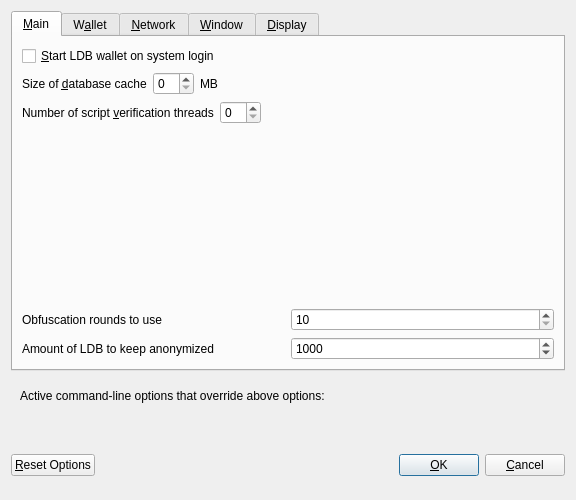
<?xml version="1.0" encoding="UTF-8"?>
<ui version="4.0">
 <class>OptionsDialog</class>
 <widget class="QDialog" name="OptionsDialog">
  <property name="geometry">
   <rect>
    <x>0</x>
    <y>0</y>
    <width>576</width>
    <height>469</height>
   </rect>
  </property>
  <property name="windowTitle">
   <string>Options</string>
  </property>
  <property name="modal">
   <bool>true</bool>
  </property>
  <layout class="QVBoxLayout" name="verticalLayout">
   <item>
    <widget class="QTabWidget" name="tabWidget">
     <property name="currentIndex">
      <number>0</number>
     </property>
     <widget class="QWidget" name="tabMain">
      <attribute name="title">
       <string>&amp;Main</string>
      </attribute>
      <layout class="QVBoxLayout" name="verticalLayout_Main">
       <item>
        <widget class="QCheckBox" name="bitcoinAtStartup">
         <property name="toolTip">
          <string>Automatically start LDB wallet after logging in to the system.</string>
         </property>
         <property name="text">
          <string>&amp;Start LDB wallet on system login</string>
         </property>
        </widget>
       </item>
       <item>
        <layout class="QHBoxLayout" name="horizontalLayout_2_Main">
         <item>
          <widget class="QLabel" name="databaseCacheLabel">
           <property name="text">
            <string>Size of &amp;database cache</string>
           </property>
           <property name="textFormat">
            <enum>Qt::PlainText</enum>
           </property>
           <property name="buddy">
            <cstring>databaseCache</cstring>
           </property>
          </widget>
         </item>
         <item>
          <widget class="QSpinBox" name="databaseCache"/>
         </item>
         <item>
          <widget class="QLabel" name="databaseCacheUnitLabel">
           <property name="text">
            <string>MB</string>
           </property>
           <property name="textFormat">
            <enum>Qt::PlainText</enum>
           </property>
          </widget>
         </item>
         <item>
          <spacer name="horizontalSpacer_2_Main">
           <property name="orientation">
            <enum>Qt::Horizontal</enum>
           </property>
           <property name="sizeHint" stdset="0">
            <size>
             <width>40</width>
             <height>20</height>
            </size>
           </property>
          </spacer>
         </item>
        </layout>
       </item>
       <item>
        <layout class="QHBoxLayout" name="horizontalLayout_3_Main">
         <item>
          <widget class="QLabel" name="threadsScriptVerifLabel">
           <property name="text">
            <string>Number of script &amp;verification threads</string>
           </property>
           <property name="textFormat">
            <enum>Qt::PlainText</enum>
           </property>
           <property name="buddy">
            <cstring>threadsScriptVerif</cstring>
           </property>
          </widget>
         </item>
         <item>
          <widget class="QSpinBox" name="threadsScriptVerif">
           <property name="toolTip">
            <string>(0 = auto, &lt;0 = leave that many cores free)</string>
           </property>
          </widget>
         </item>
         <item>
          <spacer name="horizontalSpacer_3_Main">
           <property name="orientation">
            <enum>Qt::Horizontal</enum>
           </property>
           <property name="sizeHint" stdset="0">
            <size>
             <width>40</width>
             <height>20</height>
            </size>
           </property>
          </spacer>
         </item>
        </layout>
       </item>
       <item>
        <spacer name="verticalSpacer_2">
         <property name="orientation">
          <enum>Qt::Vertical</enum>
         </property>
         <property name="sizeHint" stdset="0">
          <size>
           <width>20</width>
           <height>40</height>
          </size>
         </property>
        </spacer>
       </item>
       <item>
        <layout class="QHBoxLayout" name="horizontalLayout_3">
         <item>
          <widget class="QLabel" name="percentage_label">
           <property name="toolTip">
            <string>This setting determines the amount of individual masternodes that an input will be anonymized through.&lt;br/&gt;More rounds of anonymization gives a higher degree of privacy, but also costs more in fees.</string>
           </property>
           <property name="text">
            <string>Obfuscation rounds to use</string>
           </property>
          </widget>
         </item>
         <item>
          <widget class="QSpinBox" name="obfuscationRounds">
           <property name="minimum">
            <number>10</number>
           </property>
           <property name="maximum">
            <number>100</number>
           </property>
          </widget>
         </item>
        </layout>
       </item>
       <item>
        <layout class="QHBoxLayout" name="horizontalLayout">
         <item>
          <widget class="QLabel" name="label_2">
           <property name="toolTip">
            <string>This amount acts as a threshold to turn off Obfuscation once it's reached.</string>
           </property>
           <property name="statusTip">
            <string notr="true"/>
           </property>
           <property name="whatsThis">
            <string notr="true"/>
           </property>
           <property name="accessibleName">
            <string notr="true"/>
           </property>
           <property name="accessibleDescription">
            <string notr="true"/>
           </property>
           <property name="text">
            <string>Amount of LDB to keep anonymized</string>
           </property>
          </widget>
         </item>
         <item>
          <widget class="QSpinBox" name="anonymizePhc">
           <property name="minimum">
            <number>100</number>
           </property>
           <property name="maximum">
            <number>100000</number>
           </property>
           <property name="singleStep">
            <number>100</number>
           </property>
           <property name="value">
            <number>1000</number>
           </property>
          </widget>
         </item>
        </layout>
       </item>
      </layout>
     </widget>
     <widget class="QWidget" name="tabWallet">
      <attribute name="title">
       <string>W&amp;allet</string>
      </attribute>
      <layout class="QVBoxLayout" name="verticalLayout_Wallet">
       <item>
        <widget class="QGroupBox" name="groupBox">
         <property name="title">
          <string>Expert</string>
         </property>
         <layout class="QVBoxLayout" name="verticalLayout_2">
          <item>
           <widget class="QCheckBox" name="coinControlFeatures">
            <property name="toolTip">
             <string>Whether to show coin control features or not.</string>
            </property>
            <property name="text">
             <string>Enable coin &amp;control features</string>
            </property>
           </widget>
          </item>
          <item>
           <widget class="QCheckBox" name="showMasternodesTab">
            <property name="toolTip">
             <string>Show additional tab listing all your masternodes in first sub-tab&lt;br/&gt;and all masternodes on the network in second sub-tab.</string>
            </property>
            <property name="text">
             <string>Show Masternodes Tab</string>
            </property>
           </widget>
          </item>
          <item>
           <widget class="QCheckBox" name="spendZeroConfChange">
            <property name="toolTip">
             <string>If you disable the spending of unconfirmed change, the change from a transaction&lt;br/&gt;cannot be used until that transaction has at least one confirmation.&lt;br/&gt;This also affects how your balance is computed.</string>
            </property>
            <property name="text">
             <string>&amp;Spend unconfirmed change</string>
            </property>
           </widget>
          </item>
         </layout>
        </widget>
       </item>
       <item>
        <widget class="QGroupBox" name="stakeThresholdGroupBox">
         <property name="title">
          <string>Stake split threshold</string>
         </property>
         <layout class="QHBoxLayout" name="stakeThresholdHLayout">
          <property name="leftMargin">
           <number>9</number>
          </property>
          <property name="topMargin">
           <number>11</number>
          </property>
          <property name="rightMargin">
           <number>9</number>
          </property>
          <property name="bottomMargin">
           <number>9</number>
          </property>
          <item>
           <widget class="QLabel" name="stakeThresholdLabel">
            <property name="text">
             <string>Threshold value:</string>
            </property>
           </widget>
          </item>
          <item>
           <widget class="QSlider" name="stakeThresholdSlider">
            <property name="minimum">
             <number>1</number>
            </property>
            <property name="maximum">
             <number>2000</number>
            </property>
            <property name="orientation">
             <enum>Qt::Horizontal</enum>
            </property>
           </widget>
          </item>
          <item>
           <widget class="QSpinBox" name="stakeThresholdEdit">
            <property name="minimum">
             <number>1</number>
            </property>
            <property name="maximum">
             <number>2000</number>
            </property>
           </widget>
          </item>
         </layout>
        </widget>
       </item>
       <item>
        <widget class="QGroupBox" name="autoCombineGroupBox">
         <property name="title">
          <string>Autocombine reward</string>
         </property>
         <layout class="QVBoxLayout" name="verticalLayout_3">
          <property name="leftMargin">
           <number>9</number>
          </property>
          <property name="topMargin">
           <number>11</number>
          </property>
          <property name="rightMargin">
           <number>9</number>
          </property>
          <property name="bottomMargin">
           <number>9</number>
          </property>
          <item>
           <widget class="QCheckBox" name="autoCombineCheckBox">
            <property name="text">
             <string>Enable autocombine rewards</string>
            </property>
           </widget>
          </item>
          <item>
           <widget class="QFrame" name="autoCombineFrame">
            <layout class="QHBoxLayout" name="horizontalLayout_2">
             <property name="leftMargin">
              <number>0</number>
             </property>
             <property name="topMargin">
              <number>0</number>
             </property>
             <property name="rightMargin">
              <number>0</number>
             </property>
             <property name="bottomMargin">
              <number>0</number>
             </property>
             <item>
              <layout class="QGridLayout" name="autoCombineGrid">
               <item row="0" column="1">
                <widget class="QSlider" name="autoCombineSlider">
                 <property name="minimum">
                  <number>0</number>
                 </property>
                 <property name="maximum">
                  <number>5000</number>
                 </property>
                 <property name="orientation">
                  <enum>Qt::Horizontal</enum>
                 </property>
                </widget>
               </item>
               <item row="0" column="2">
                <widget class="QSpinBox" name="autoCombineEdit">
                 <property name="minimum">
                  <number>0</number>
                 </property>
                 <property name="maximum">
                  <number>5000</number>
                 </property>
                </widget>
               </item>
               <item row="0" column="0">
                <widget class="QLabel" name="autoCombineLabel">
                 <property name="toolTip">
                  <string>Combine outputs, within the same address, to the setting value. A standard transaction will be created, one combine operation on each chain block.</string>
                 </property>
                 <property name="text">
                  <string>Autocombine value:</string>
                 </property>
                 <property name="alignment">
                  <set>Qt::AlignRight|Qt::AlignTrailing|Qt::AlignVCenter</set>
                 </property>
                </widget>
               </item>
               <item row="1" column="0">
                <widget class="QLabel" name="autoCombineLimitLabel">
                 <property name="toolTip">
                  <string>Do not affect the inputs with the number of confirmations over the limit ( 0 = disabled, confirmations are not checked )</string>
                 </property>
                 <property name="text">
                  <string>Confirmations limit:</string>
                 </property>
                 <property name="alignment">
                  <set>Qt::AlignRight|Qt::AlignTrailing|Qt::AlignVCenter</set>
                 </property>
                </widget>
               </item>
               <item row="1" column="1">
                <widget class="QSlider" name="autoCombineLimitSlider">
                  <property name="minimum">
                   <number>0</number>
                  </property>
                  <property name="maximum">
                   <number>5000</number>
                  </property>
                 <property name="orientation">
                  <enum>Qt::Horizontal</enum>
                 </property>
                </widget>
               </item>
               <item row="1" column="2">
                <widget class="QSpinBox" name="autoCombineLimitEdit">
                  <property name="minimum">
                   <number>0</number>
                  </property>
                  <property name="maximum">
                   <number>5000</number>
                  </property>
                </widget>
               </item>
              </layout>
             </item>
            </layout>
           </widget>
          </item>
         </layout>
        </widget>
       </item>
       <item>
        <spacer name="verticalSpacer_Wallet">
         <property name="orientation">
          <enum>Qt::Vertical</enum>
         </property>
         <property name="sizeHint" stdset="0">
          <size>
           <width>20</width>
           <height>40</height>
          </size>
         </property>
        </spacer>
       </item>
      </layout>
     </widget>
     <widget class="QWidget" name="tabNetwork">
      <attribute name="title">
       <string>&amp;Network</string>
      </attribute>
      <layout class="QVBoxLayout" name="verticalLayout_Network">
       <item>
        <widget class="QCheckBox" name="mapPortUpnp">
         <property name="toolTip">
          <string>Automatically open the LDB client port on the router. This only works when your router supports UPnP and it is enabled.</string>
         </property>
         <property name="text">
          <string>Map port using &amp;UPnP</string>
         </property>
        </widget>
       </item>
       <item>
        <widget class="QCheckBox" name="allowIncoming">
         <property name="toolTip">
          <string>Accept connections from outside</string>
         </property>
         <property name="text">
          <string>Allow incoming connections</string>
         </property>
        </widget>
       </item>
       <item>
        <widget class="QCheckBox" name="connectSocks">
         <property name="toolTip">
          <string>Connect to the LDB network through a SOCKS5 proxy.</string>
         </property>
         <property name="text">
          <string>&amp;Connect through SOCKS5 proxy (default proxy):</string>
         </property>
        </widget>
       </item>
       <item>
        <layout class="QHBoxLayout" name="horizontalLayout_1_Network">
         <item>
          <widget class="QLabel" name="proxyIpLabel">
           <property name="text">
            <string>Proxy &amp;IP:</string>
           </property>
           <property name="textFormat">
            <enum>Qt::PlainText</enum>
           </property>
           <property name="buddy">
            <cstring>proxyIp</cstring>
           </property>
          </widget>
         </item>
         <item>
          <widget class="QValidatedLineEdit" name="proxyIp">
           <property name="minimumSize">
            <size>
             <width>140</width>
             <height>0</height>
            </size>
           </property>
           <property name="maximumSize">
            <size>
             <width>140</width>
             <height>16777215</height>
            </size>
           </property>
           <property name="toolTip">
            <string>IP address of the proxy (e.g. IPv4: 127.0.0.1 / IPv6: ::1)</string>
           </property>
          </widget>
         </item>
         <item>
          <widget class="QLabel" name="proxyPortLabel">
           <property name="text">
            <string>&amp;Port:</string>
           </property>
           <property name="textFormat">
            <enum>Qt::PlainText</enum>
           </property>
           <property name="buddy">
            <cstring>proxyPort</cstring>
           </property>
          </widget>
         </item>
         <item>
          <widget class="QLineEdit" name="proxyPort">
           <property name="minimumSize">
            <size>
             <width>55</width>
             <height>0</height>
            </size>
           </property>
           <property name="maximumSize">
            <size>
             <width>55</width>
             <height>16777215</height>
            </size>
           </property>
           <property name="toolTip">
            <string>Port of the proxy (e.g. 9050)</string>
           </property>
          </widget>
         </item>
         <item>
          <spacer name="horizontalSpacer_1_Network">
           <property name="orientation">
            <enum>Qt::Horizontal</enum>
           </property>
           <property name="sizeHint" stdset="0">
            <size>
             <width>40</width>
             <height>20</height>
            </size>
           </property>
          </spacer>
         </item>
        </layout>
       </item>
       <item>
        <spacer name="verticalSpacer_Network">
         <property name="orientation">
          <enum>Qt::Vertical</enum>
         </property>
         <property name="sizeHint" stdset="0">
          <size>
           <width>20</width>
           <height>40</height>
          </size>
         </property>
        </spacer>
       </item>
      </layout>
     </widget>
     <widget class="QWidget" name="tabWindow">
      <attribute name="title">
       <string>&amp;Window</string>
      </attribute>
      <layout class="QVBoxLayout" name="verticalLayout_Window">
       <item>
        <widget class="QCheckBox" name="minimizeToTray">
         <property name="toolTip">
          <string>Show only a tray icon after minimizing the window.</string>
         </property>
         <property name="text">
          <string>&amp;Minimize to the tray instead of the taskbar</string>
         </property>
        </widget>
       </item>
       <item>
        <widget class="QCheckBox" name="minimizeOnClose">
         <property name="toolTip">
          <string>Minimize instead of exit the application when the window is closed. When this option is enabled, the application will be closed only after selecting Quit in the menu.</string>
         </property>
         <property name="text">
          <string>M&amp;inimize on close</string>
         </property>
        </widget>
       </item>
       <item>
        <spacer name="verticalSpacer_Window">
         <property name="orientation">
          <enum>Qt::Vertical</enum>
         </property>
         <property name="sizeHint" stdset="0">
          <size>
           <width>20</width>
           <height>40</height>
          </size>
         </property>
        </spacer>
       </item>
      </layout>
     </widget>
     <widget class="QWidget" name="tabDisplay">
      <attribute name="title">
       <string>&amp;Display</string>
      </attribute>
      <layout class="QVBoxLayout" name="verticalLayout_Display">
       <item>
        <layout class="QHBoxLayout" name="horizontalLayout_1_Display">
         <item>
          <widget class="QLabel" name="langLabel">
           <property name="text">
            <string>User Interface &amp;language:</string>
           </property>
           <property name="textFormat">
            <enum>Qt::PlainText</enum>
           </property>
           <property name="buddy">
            <cstring>lang</cstring>
           </property>
          </widget>
         </item>
         <item>
          <widget class="QValueComboBox" name="lang">
           <property name="toolTip">
            <string>The user interface language can be set here. This setting will take effect after restarting LDB wallet.</string>
           </property>
          </widget>
         </item>
        </layout>
       </item>
       <item>
        <layout class="QHBoxLayout" name="horizontalLayout_4_Display" stretch="0,0">
         <item>
          <widget class="QLabel" name="themeLabel">
           <property name="text">
            <string>User Interface Theme:</string>
           </property>
          </widget>
         </item>
         <item>
          <widget class="QValueComboBox" name="theme"/>
         </item>
        </layout>
       </item>
       <item>
        <layout class="QHBoxLayout" name="horizontalLayout_6_Display">
         <item>
          <widget class="QLabel" name="toolbarLabel">
           <property name="text">
            <string>Toolbar Position:</string>
           </property>
          </widget>
         </item>
         <item>
          <widget class="QValueComboBox" name="toolbarPosition"/>
         </item>
        </layout>
       </item>
       <item>
        <layout class="QHBoxLayout" name="horizontalLayout_2_Display">
         <item>
          <widget class="QLabel" name="unitLabel">
           <property name="text">
            <string>&amp;Unit to show amounts in:</string>
           </property>
           <property name="textFormat">
            <enum>Qt::PlainText</enum>
           </property>
           <property name="buddy">
            <cstring>unit</cstring>
           </property>
          </widget>
         </item>
         <item>
          <widget class="QValueComboBox" name="unit">
           <property name="toolTip">
            <string>Choose the default subdivision unit to show in the interface and when sending coins.</string>
           </property>
          </widget>
         </item>
        </layout>
       </item>
       <item>
        <layout class="QHBoxLayout" name="horizontalLayout_5_Display">
         <item>
          <widget class="QLabel" name="digitsLabel">
           <property name="text">
            <string>Decimal digits</string>
           </property>
          </widget>
         </item>
         <item>
          <widget class="QValueComboBox" name="digits"/>
         </item>
        </layout>
       </item>
       <item>
        <layout class="QHBoxLayout" name="horizontalLayout_3_Display">
         <item>
          <widget class="QLabel" name="thirdPartyTxUrlsLabel">
           <property name="toolTip">
            <string>Third party URLs (e.g. a block explorer) that appear in the transactions tab as context menu items. %s in the URL is replaced by transaction hash. Multiple URLs are separated by vertical bar |.</string>
           </property>
           <property name="text">
            <string>Third party transaction URLs</string>
           </property>
           <property name="buddy">
            <cstring>thirdPartyTxUrls</cstring>
           </property>
          </widget>
         </item>
         <item>
          <widget class="QLineEdit" name="thirdPartyTxUrls">
           <property name="toolTip">
            <string>Third party URLs (e.g. a block explorer) that appear in the transactions tab as context menu items. %s in the URL is replaced by transaction hash. Multiple URLs are separated by vertical bar |.</string>
           </property>
          </widget>
         </item>
        </layout>
       </item>
       <item>
        <spacer name="verticalSpacer">
         <property name="orientation">
          <enum>Qt::Vertical</enum>
         </property>
         <property name="sizeHint" stdset="0">
          <size>
           <width>20</width>
           <height>40</height>
          </size>
         </property>
        </spacer>
       </item>
      </layout>
     </widget>
    </widget>
   </item>
   <item>
    <widget class="QFrame" name="frame">
     <layout class="QVBoxLayout" name="verticalLayout_Bottom">
      <item>
       <layout class="QHBoxLayout" name="horizontalLayout_Bottom">
        <item>
         <widget class="QLabel" name="overriddenByCommandLineInfoLabel">
          <property name="text">
           <string>Active command-line options that override above options:</string>
          </property>
          <property name="textFormat">
           <enum>Qt::PlainText</enum>
          </property>
         </widget>
        </item>
        <item>
         <spacer name="horizontalSpacer_Bottom">
          <property name="orientation">
           <enum>Qt::Horizontal</enum>
          </property>
          <property name="sizeHint" stdset="0">
           <size>
            <width>40</width>
            <height>20</height>
           </size>
          </property>
         </spacer>
        </item>
       </layout>
      </item>
      <item>
       <widget class="QLabel" name="overriddenByCommandLineLabel">
        <property name="text">
         <string/>
        </property>
        <property name="textFormat">
         <enum>Qt::PlainText</enum>
        </property>
        <property name="wordWrap">
         <bool>true</bool>
        </property>
       </widget>
      </item>
     </layout>
    </widget>
   </item>
   <item>
    <layout class="QHBoxLayout" name="horizontalLayout_Buttons">
     <item>
      <widget class="QPushButton" name="resetButton">
       <property name="toolTip">
        <string>Reset all client options to default.</string>
       </property>
       <property name="text">
        <string>&amp;Reset Options</string>
       </property>
       <property name="autoDefault">
        <bool>false</bool>
       </property>
      </widget>
     </item>
     <item>
      <spacer name="horizontalSpacer_1">
       <property name="orientation">
        <enum>Qt::Horizontal</enum>
       </property>
       <property name="sizeHint" stdset="0">
        <size>
         <width>40</width>
         <height>48</height>
        </size>
       </property>
      </spacer>
     </item>
     <item>
      <widget class="QLabel" name="statusLabel">
       <property name="minimumSize">
        <size>
         <width>200</width>
         <height>0</height>
        </size>
       </property>
       <property name="font">
        <font>
         <weight>75</weight>
         <bold>true</bold>
        </font>
       </property>
       <property name="text">
        <string/>
       </property>
       <property name="textFormat">
        <enum>Qt::PlainText</enum>
       </property>
       <property name="wordWrap">
        <bool>true</bool>
       </property>
      </widget>
     </item>
     <item>
      <spacer name="horizontalSpacer_2">
       <property name="orientation">
        <enum>Qt::Horizontal</enum>
       </property>
       <property name="sizeHint" stdset="0">
        <size>
         <width>40</width>
         <height>48</height>
        </size>
       </property>
      </spacer>
     </item>
     <item>
      <widget class="QPushButton" name="okButton">
       <property name="text">
        <string>&amp;OK</string>
       </property>
       <property name="autoDefault">
        <bool>false</bool>
       </property>
       <property name="default">
        <bool>true</bool>
       </property>
      </widget>
     </item>
     <item>
      <widget class="QPushButton" name="cancelButton">
       <property name="text">
        <string>&amp;Cancel</string>
       </property>
       <property name="autoDefault">
        <bool>false</bool>
       </property>
      </widget>
     </item>
    </layout>
   </item>
  </layout>
 </widget>
 <customwidgets>
  <customwidget>
   <class>QValidatedLineEdit</class>
   <extends>QLineEdit</extends>
   <header>qvalidatedlineedit.h</header>
  </customwidget>
  <customwidget>
   <class>QValueComboBox</class>
   <extends>QComboBox</extends>
   <header>qvaluecombobox.h</header>
  </customwidget>
 </customwidgets>
 <resources/>
 <connections/>
</ui>
